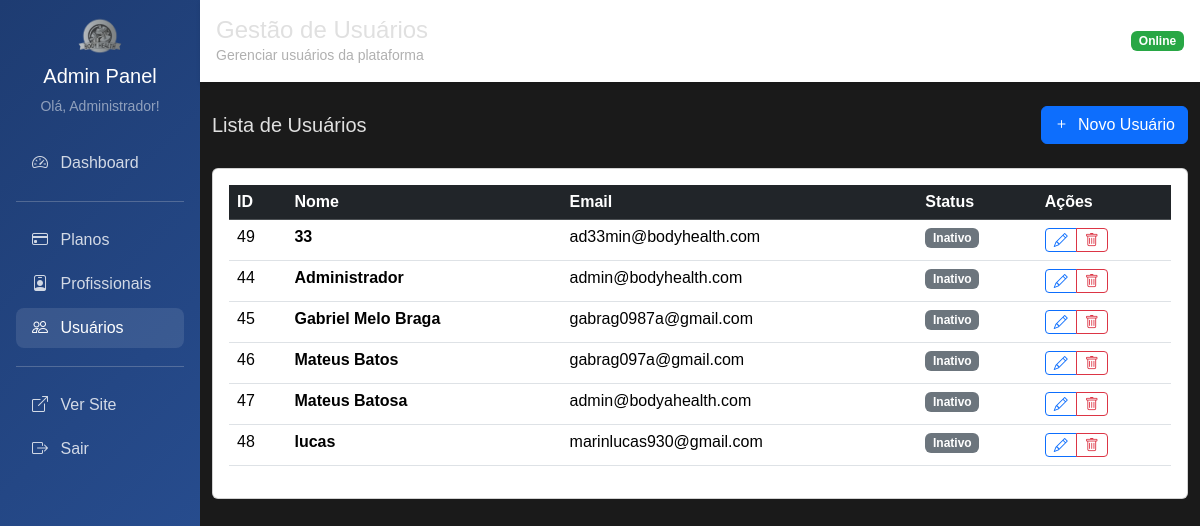
Page /admin/usuarios (signed in) on the committed database.
### tables this page shows
CREATE TABLE usuario (
    id INTEGER PRIMARY KEY AUTOINCREMENT,
    nome TEXT NOT NULL,
    email TEXT UNIQUE NOT NULL,
    senha TEXT NOT NULL,
    perfil TEXT NOT NULL DEFAULT 'cliente',
    foto TEXT,
    token_redefinicao TEXT,
    data_token TIMESTAMP,
    data_cadastro TIMESTAMP DEFAULT CURRENT_TIMESTAMP
);

### main.py (the view)
@app.get("/admin/usuarios")
@requer_autenticacao(['admin'])
async def admin_usuarios_listar(request: Request, usuario_logado: dict = Depends(obter_usuario_logado)):
    usuarios = usuario_repo.obter_todos()
    return templates.TemplateResponse("admin/usuarios/listar.html", {
        "request": request,
        "usuario": usuario_logado,
        "usuarios": usuarios
    })

### templates/admin/usuarios/listar.html (shortened to what this page needs)
{% extends "admin/base_admin.html" %}
{% block titulo %}Gestão de Usuários{% endblock %}
{% block subtitulo %}Gerenciar usuários da plataforma{% endblock %}
{% block content %}
<div class="d-flex justify-content-between align-items-center mb-4">
    <h5 class="mb-0">Lista de Usuários</h5>
    <a href="/admin/usuarios/novo" class="btn btn-primary">
        <i class="bi bi-plus me-1"></i> Novo Usuário
    </a>
</div>
<div class="card">
    <div class="card-body">
        {% if usuarios %}
        <div class="table-responsive">
            <table class="table table-hover">
                <thead class="table-dark">
                    <tr>
                        <th>ID</th>
                        <th>Nome</th>
                        <th>Email</th>
                        <th>Status</th>
                        <th>Ações</th>
                    </tr>
                </thead>
                <tbody>
                    {% for usuario in usuarios %}
                    <tr>
                        <td>{{ usuario.id }}</td>
                        <td><strong>{{ usuario.nome }}</strong></td>
                        <td>{{ usuario.email }}</td>
                        <td>
                            {% if usuario.ativo %}
                                <span class="badge bg-success">Ativo</span>
                            {% else %}
                                <span class="badge bg-secondary">Inativo</span>
                            {% endif %}
                        </td>
                        <td>
                            <div class="btn-group btn-group-sm">
                                <a href="/admin/usuarios/editar/{{ usuario.id }}" class="btn btn-outline-primary">
                                    <i class="bi bi-pencil"></i>
                                </a>
                                <button type="button" class="btn btn-outline-danger"
                                    onclick="confirmarExclusao({{ usuario.id }}, '{{ usuario.nome }}')">
                                    <i class="bi bi-trash"></i>
                                </button>
                            </div>
                        </td>
                    </tr>
                    {% endfor %}
                </tbody>
            </table>
        </div>
        {% endif %}
    </div>
</div>
<div class="position-fixed top-0 end-0 p-3" style="z-index: 1055">
</div>
{% endblock %}

### templates/admin/base_admin.html (shortened to what this page needs)
<html lang="pt-BR">
<head>
    <link href="https://cdn.jsdelivr.net/npm/bootstrap@5.3.3/dist/css/bootstrap.min.css" rel="stylesheet">
    <link href="https://cdn.jsdelivr.net/npm/bootstrap-icons@1.10.5/font/bootstrap-icons.css" rel="stylesheet">
    <link rel="stylesheet" href="/static/css/styles.css">
</head>
<body>
    <div class="container-fluid p-0">
        <div class="row g-0">
            <div class="col-md-3 col-lg-2">
                <div class="admin-sidebar p-3">
                    <div class="text-center mb-4">
                        <img src="/static/img/logo.png" height="40" alt="Body Health">
                        <h5 class="text-white mt-2">Admin Panel</h5>
                        <small class="text-white-50">Olá, {{ usuario.nome }}!</small>
                    </div>
                    <nav class="nav flex-column">
                        <a class="nav-link {% if request.url.path == '/admin' %}active{% endif %}" href="/admin">
                            <i class="bi bi-speedometer2 me-2"></i> Dashboard
                        </a>
                        <hr class="bg-white-50">
                        <a class="nav-link {% if '/admin/planos' in request.url.path %}active{% endif %}" href="/admin/planos">
                            <i class="bi bi-credit-card me-2"></i> Planos
                        </a>
                        <a class="nav-link {% if '/admin/profissionais' in request.url.path %}active{% endif %}" href="/admin/profissionais">
                            <i class="bi bi-person-badge me-2"></i> Profissionais
                        </a>
                        <a class="nav-link {% if '/admin/usuarios' in request.url.path %}active{% endif %}" href="/admin/usuarios">
                            <i class="bi bi-people me-2"></i> Usuários
                        </a>
                        <hr class="bg-white-50">
                        <a class="nav-link" href="/" target="_blank">
                            <i class="bi bi-box-arrow-up-right me-2"></i> Ver Site
                        </a>
                        <a class="nav-link" href="/logout">
                            <i class="bi bi-box-arrow-right me-2"></i> Sair
                        </a>
                    </nav>
                </div>
            </div>
            <div class="col-md-9 col-lg-10">
                <div class="admin-header p-3 mb-4">
                    <div class="d-flex justify-content-between align-items-center">
                        <div>
                            <h4 class="mb-0">{% block titulo %}Painel Administrativo{% endblock %}</h4>
                            <small class="text-muted">{% block subtitulo %}Body Health Admin{% endblock %}</small>
                        </div>
                        <div>
                            <span class="badge bg-success">Online</span>
                        </div>
                    </div>
                </div>
                <div class="container-fluid">
                    {% block content %}{% endblock %}
                </div>
            </div>
        </div>
    </div>
</body>
</html>

### static/css/styles.css (style rules this page uses)
:root { --dark-bg: #1a1a1a; --dark-card-bg: #2b2b2b; --dark-text-color: #e0e0e0; --dark-muted-text: #b0b0b0; --dark-border-color: #444444; --dark-shadow-color: rgba(0, 0, 0, 0.5); --highlight-yellow: #ffc107; --highlight-green: #28a745; --highlight-red: #dc3545; --light-banner-bg-start: #ffffff; --light-banner-bg-end: #eaeaea; --light-banner-text: #000000; }
body { background-color: var(--dark-bg); color: var(--dark-text-color); font-family: Arial, sans-serif; padding-top: 0px; }
.text-muted { color: var(--dark-muted-text) !important; }
.badge.bg-success { background-color: var(--highlight-green) !important; }

### templates/admin/base_admin.html (style rules this page uses)
.admin-sidebar { min-height: 100vh; background: linear-gradient(135deg, #1e3c72 0%, #2a5298 100%); }
.admin-sidebar .nav-link { color: rgba(255, 255, 255, 0.8); border-radius: 8px; margin: 2px 0; }
.admin-sidebar .nav-link:hover, .admin-sidebar .nav-link.active { color: white; background-color: rgba(255, 255, 255, 0.1); }
.admin-header { background: white; box-shadow: 0 2px 4px rgba(0,0,0,0.1); }

### rows in the picture
usuario: nome "Administrador", id "44", email "admin@bodyhealth.com"
usuario: id "49", nome "33", email "ad33min@bodyhealth.com"
usuario: id "45", nome "Gabriel Melo Braga", email "gabrag0987a@gmail.com"
usuario: id "46", nome "Mateus Batos", email "gabrag097a@gmail.com"
usuario: id "47", nome "Mateus Batosa", email "admin@bodyahealth.com"
usuario: id "48", nome "lucas", email "marinlucas930@gmail.com"
